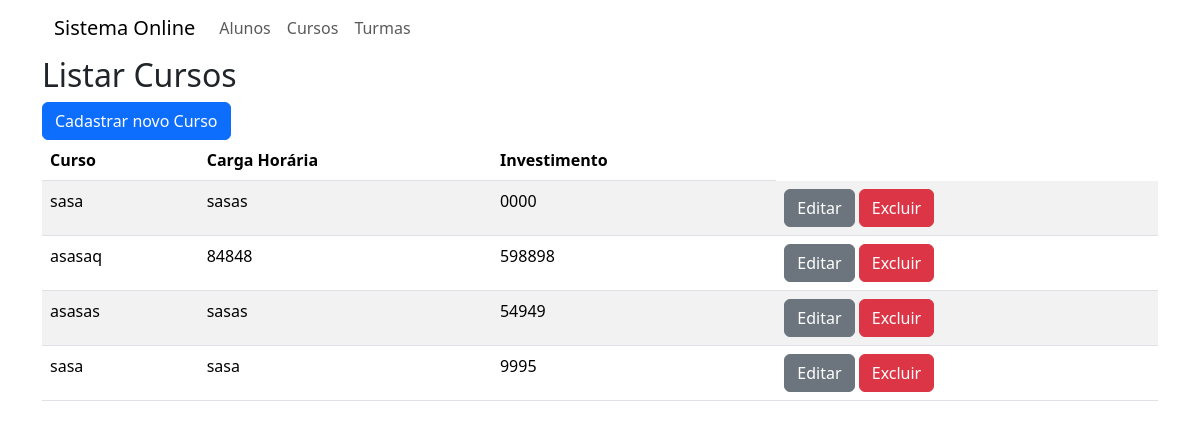
The page /teste/listar_cursos on the database as committed earlier.
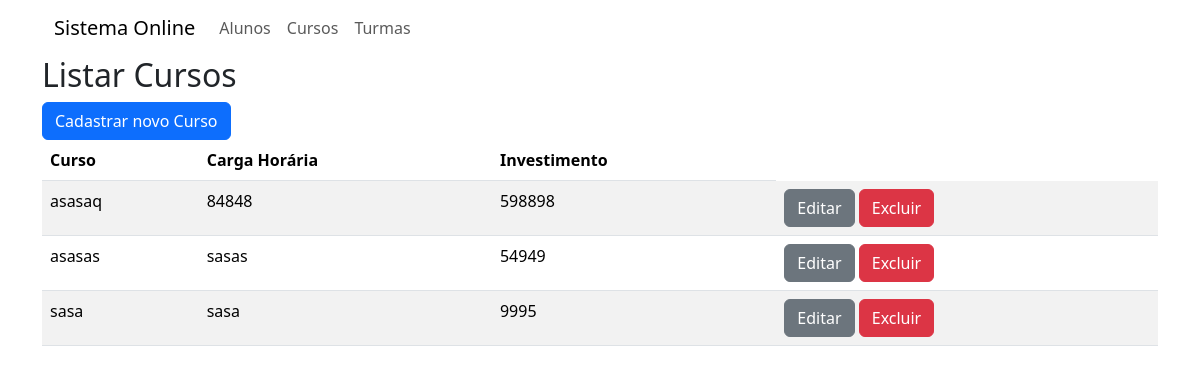
The same page on the database as committed later.
### teste/models.py (models this page shows)
class Cursos(models.Model):
    nome_do_curso = models.CharField(max_length= 100, null =False)
    Carga_horária= models.CharField(max_length=200, null=True)
    investimento= models.CharField(max_length=200, null = True)

### teste/views.py (the view)
# urls.py: path('listar_cursos',views.Listar_Cursos,
def Listar_Cursos(request):
     cursos = Cursos.objects.all()
     return render(request,'listar_cursos.html',
                   {'cursos': cursos})

### teste/templates/listar_cursos.html
{% extends 'base.html' %}
{% block content %}
   <h2>Listar Cursos</h2>
   <a href="{% url 'incluir_cursos' %}" class = 'btn btn-primary'> Cadastrar novo Curso </a>
   <table class="table table-striped">
        <thead>
           <tr>
               <th> Curso </th>
               <th>Carga Horária</th>
               <th> Investimento </th>
           </tr>
        </thead>
        <tbody>
             {% for  a in cursos %}
               <tr>
                  <td>{{a.nome_do_curso}}</td>
                  <td>{{a.Carga_horária}}</td>
                  <td>{{a.investimento}}</td>
                  <td><a href="{% url 'editar_curso' a.id %}"class ='btn btn-secondary'>Editar</a>
                     <a href="javascript:void(0)"
                         onclick="abrirTela('{% url 'excluir_curso' a.id %}')"
                         class="btn btn-danger">Excluir</a>
                  </td>
               </tr>
              {% endfor %}
        </tbody>
   </table>
{% endblock %}

Rows that differ between the two databases and show on the page:
removed Cursos: nome_do_curso "sasa", Carga_horária "sasas", investimento "0000"
